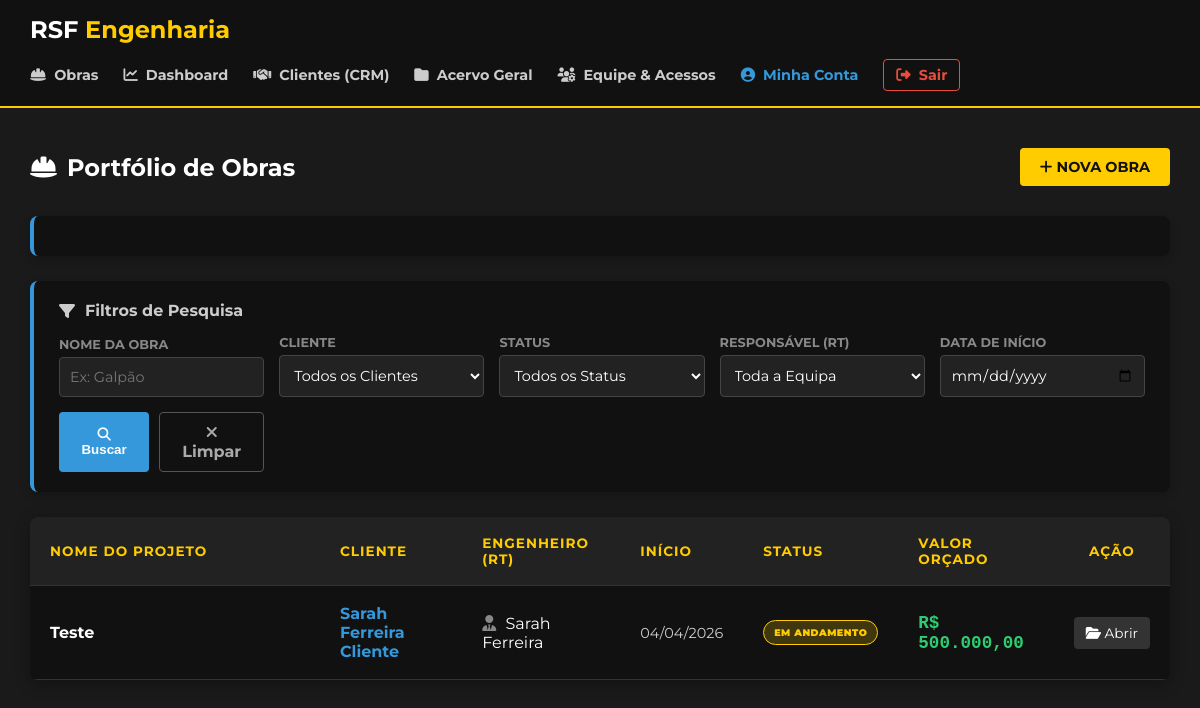
The app's page /portal/lista_projetos.php (signed in), older data.
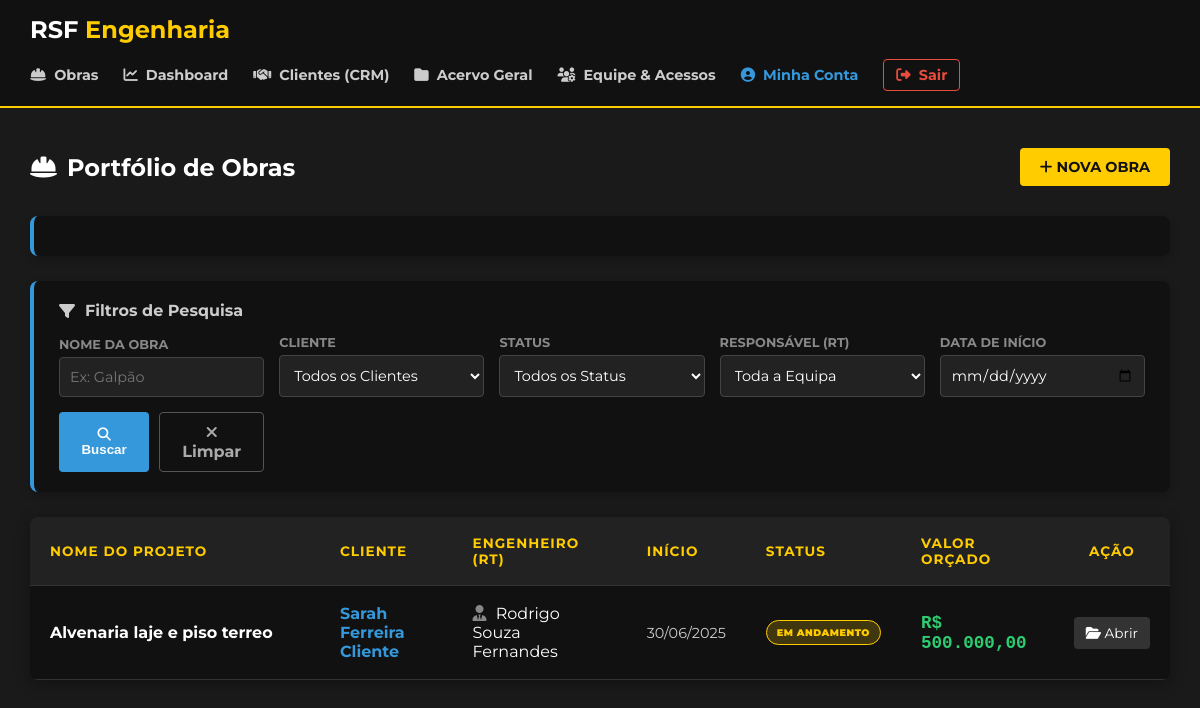
The same page, newer data.
### tables this page shows
CREATE TABLE `projetos` (
  `id` int(11) NOT NULL,
  `nome` varchar(150) NOT NULL,
  `engenheiro_responsavel` varchar(100) NOT NULL,
  `cliente_id` int(11) DEFAULT NULL,
  `valor` decimal(15,2) NOT NULL,
  `descricao` text DEFAULT NULL,
  `endereco` varchar(255) NOT NULL,
  `data_inicio` date NOT NULL,
  `data_fim_prevista` date DEFAULT NULL,
  `frequencia_medicao` enum('Diária','Semanal','Mensal') DEFAULT 'Semanal',
  `status` enum('Em Orçamento','Em Andamento','Pausado','Concluído') DEFAULT 'Em Andamento',
  `criado_em` timestamp NOT NULL DEFAULT current_timestamp()
);

CREATE TABLE `usuarios` (
  `id` int(11) NOT NULL,
  `nome` varchar(100) NOT NULL,
  `email` varchar(100) NOT NULL,
  `telefone` varchar(20) DEFAULT NULL,
  `senha_hash` varchar(255) NOT NULL,
  `nivel_acesso` enum('admin','comum') DEFAULT 'comum',
  `status` enum('Ativo','Inativo') DEFAULT 'Ativo',
  `criado_em` timestamp NOT NULL DEFAULT current_timestamp()
);

CREATE TABLE `clientes` (
  `id` int(11) NOT NULL,
  `nome` varchar(255) NOT NULL,
  `documento` varchar(20) DEFAULT NULL,
  `telefone` varchar(20) DEFAULT NULL,
  `email` varchar(255) DEFAULT NULL,
  `senha` varchar(255) DEFAULT NULL,
  `status` enum('Ativo','Arquivado') DEFAULT 'Ativo',
  `criado_em` timestamp NOT NULL DEFAULT current_timestamp()
);

### portal/lista_projetos.php (the view, shortened to what the changed rows need)
<?php
require_once 'scripts/conexao.php';
$sql = "SELECT p.id, p.nome, p.valor, p.status, p.data_inicio,
               u.nome AS engenheiro_nome,
               c.nome AS cliente_nome
        FROM projetos p
        LEFT JOIN usuarios u ON p.engenheiro_responsavel = u.id
        LEFT JOIN clientes c ON p.cliente_id = c.id
        WHERE 1=1";
$parametros = [];
$sql .= " ORDER BY p.id DESC";
$projetos = [];
try {
    $stmt = $pdo->prepare($sql);
    $stmt->execute($parametros);
    $projetos = $stmt->fetchAll();
} catch (PDOException $e) {
    die("Erro ao carregar a lista de projetos.");
}
function getStatusClass($status) {
    switch ($status) {
        case 'Em Andamento': return 'status-andamento';
    }
}
?>
<!DOCTYPE html>
<html lang="pt-BR">
<head>
    <link rel="stylesheet" href="https://cdnjs.cloudflare.com/ajax/libs/font-awesome/6.4.0/css/all.min.css">
    <link rel="stylesheet" href="../styles/lista_projetos.css">
</head>
<body>
    <?php include 'header.php'; ?>
    <main class="container">
        <div class="header-acoes">
            <h2><i class="fas fa-hard-hat"></i> Portfólio de Obras</h2>
        </div>
        <div class="table-wrapper">
            <table>
                <thead>
                    <tr>
                        <th>Nome do Projeto</th>
                        <th>Cliente</th>
                        <th>Engenheiro (RT)</th>
                        <th>Início</th>
                        <th>Status</th>
                        <th>Valor Orçado</th>
                        <th style="text-align: center;">Ação</th>
                    </tr>
                </thead>
                <tbody>
                    <?php if (empty($projetos)): ?>
                        <tr>
                            <td colspan="7" style="text-align: center; color: #888; padding: 30px;">
                                <i class="fas fa-search-minus fa-2x" style="margin-bottom: 10px; display: block;"></i>
                                Nenhuma obra encontrada com estes filtros.
                            </td>
                        </tr>
                    <?php else: ?>
                        <?php foreach ($projetos as $proj): ?>
                            <tr class="linha-clicavel" onclick="window.location='detalhes_projeto.php?id=<?= $proj['id'] ?>'">
                                <td class="nome-projeto" style="font-weight: bold; font-size: 1.0rem;">
                                    <?= htmlspecialchars($proj['nome']) ?>
                                </td>
                                <td style="color: #3498db; font-weight: bold;">
                                    <?= htmlspecialchars($proj['cliente_nome'] ?? '--') ?>
                                </td>
                                <td><i class="fas fa-user-tie" style="color:#888; margin-right:5px;"></i> <?= htmlspecialchars($proj['engenheiro_nome'] ?? 'Não Atribuído') ?></td>
                                <td style="font-size: 0.9rem; color: #ccc;"><?= date('d/m/Y', strtotime($proj['data_inicio'])) ?></td>
                                <td>
                                    <span class="badge-status <?= getStatusClass($proj['status']) ?>">
                                        <?= htmlspecialchars($proj['status']) ?>
                                    </span>
                                </td>
                                <td class="valor-obra">R$ <?= number_format($proj['valor'], 2, ',', '.') ?></td>
                                <td style="text-align: center;">
                                    <span class="btn-detalhes"><i class="fas fa-folder-open"></i> Abrir</span>
                                </td>
                            </tr>
                        <?php endforeach; ?>
                    <?php endif; ?>
                </tbody>
            </table>
        </div>
    </main>
</body>
</html>

Row changes from the older to the newer data that the page shows:
changed projetos "EM ANDAMENTO": nome "Teste" → "Alvenaria laje e piso terreo"; usuarios.nome "Sarah Ferreira" → "Rodrigo Souza Fernandes"; data_inicio "04/04/2026" → "30/06/2025"
